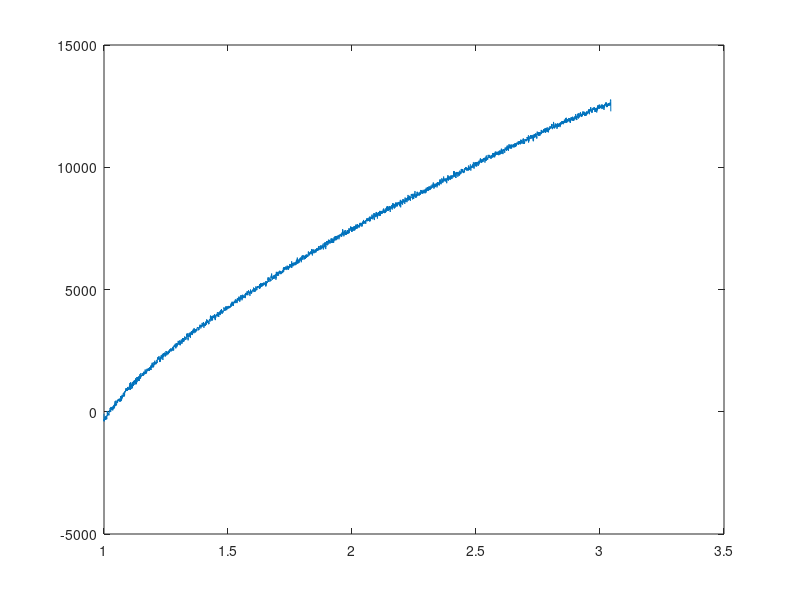

Source code (MATLAB):
%data processing
load('1117_5_266.mat');
len = 26.6;
A = 3.1416*0.006^2;
pos = pos(2:length(pos)-100);
loadd = loadd(2:length(loadd)-100)/A;
loadd = medfilt1(loadd,15);
lam = (pos-pos(1))/len + 1;
plot(lam,loadd)